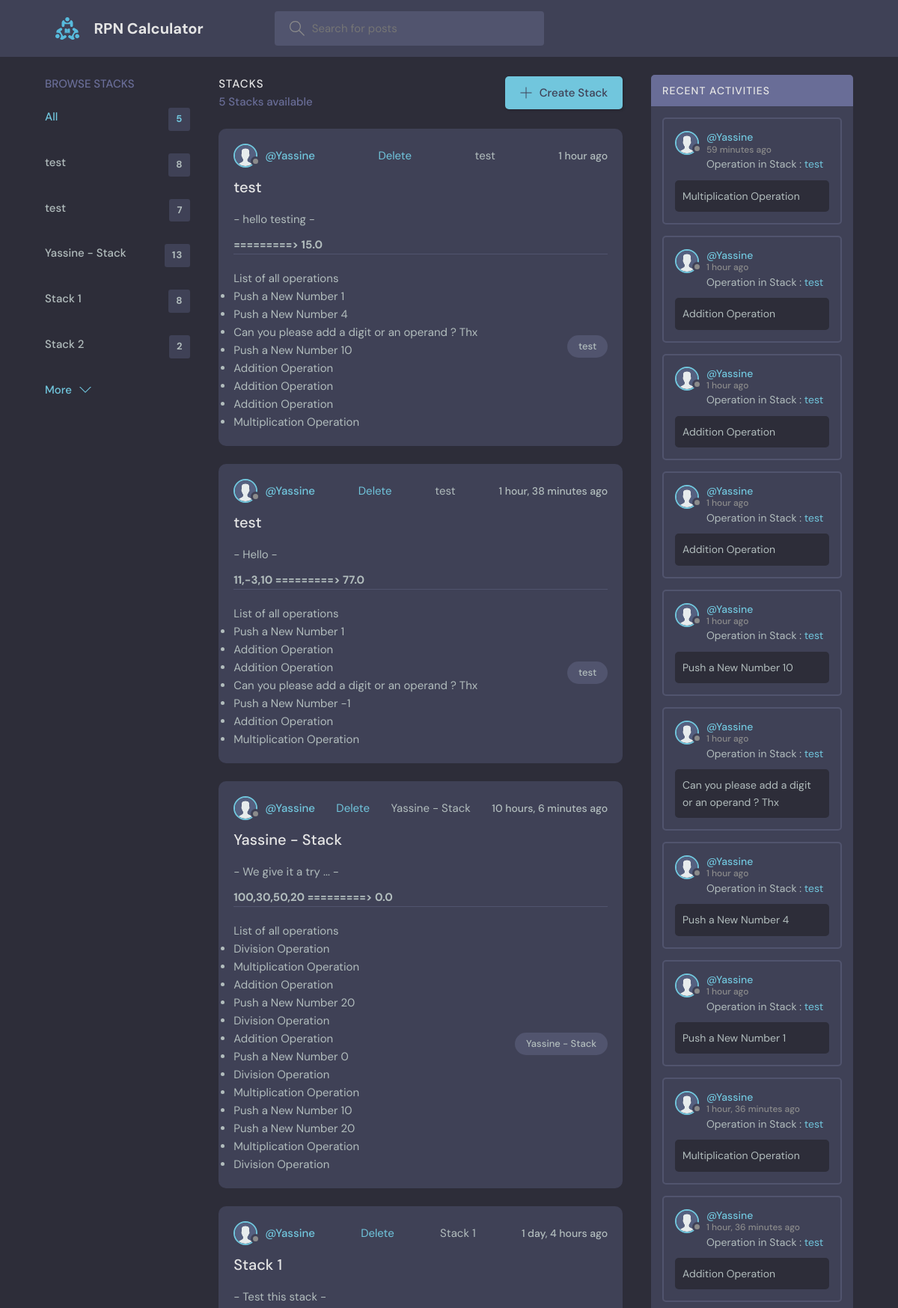
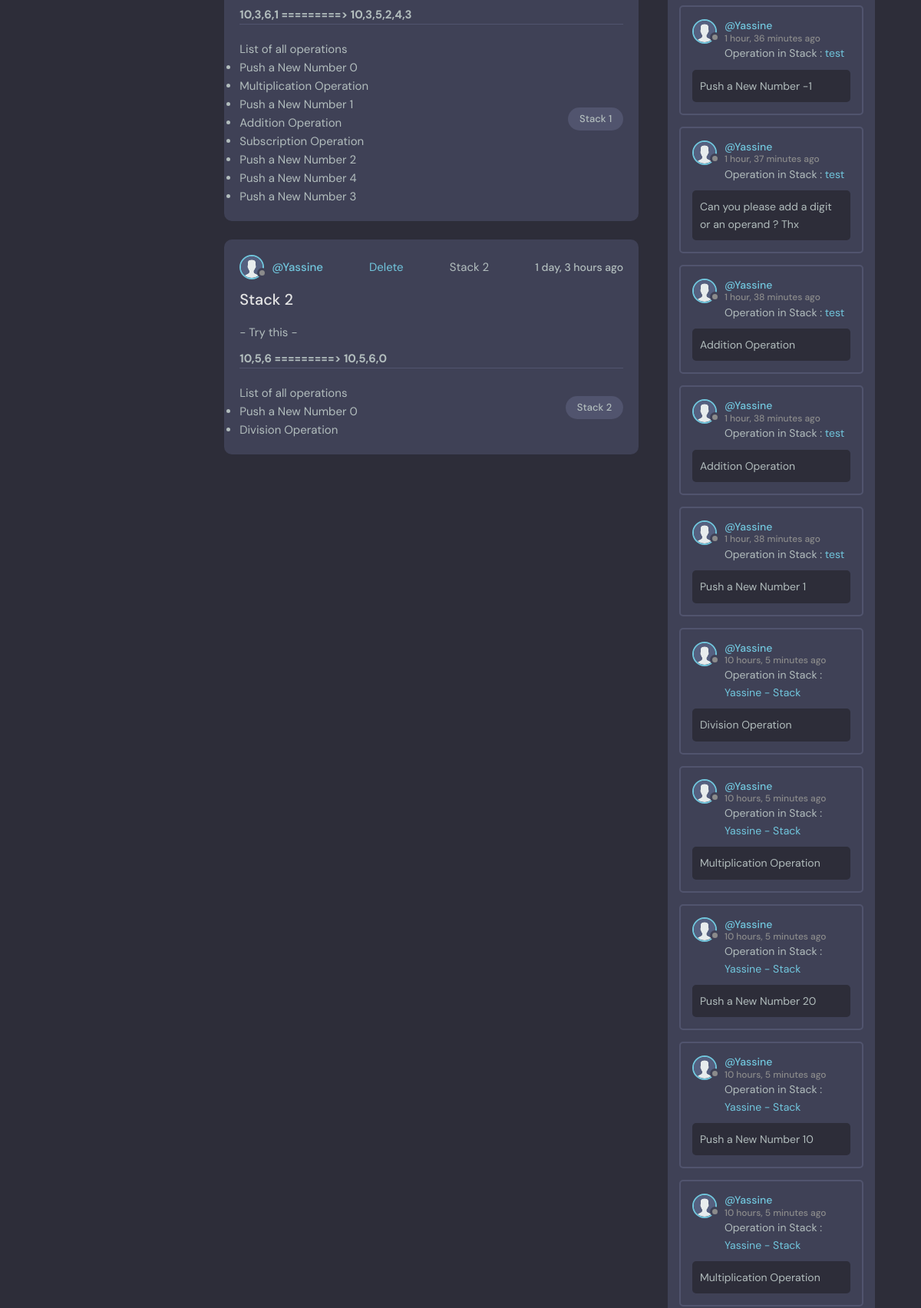
The page /rpn/ (upper part) on the database its author committed (2 pictures, top to bottom).
### base/models.py (models this page shows, shortened)
class Stackmodel(models.Model):
    name = models.CharField(max_length=200)
    body = models.TextField(null=True, blank=True)
    content = models.TextField()
    description = models.TextField(null=True, blank=True)
    updated = models.DateTimeField(auto_now=True)
    created = models.DateTimeField(auto_now_add=True)
    class Meta:
        ordering = ['-updated', '-created']

class Operation(models.Model):
    stackmodel = models.ForeignKey(Stackmodel, on_delete=models.CASCADE)
    body = models.TextField()
    old = models.TextField(null=True, blank=True)
    new = models.TextField(null=True, blank=True)
    action = models.TextField(null=True, blank=True)
    updated = models.DateTimeField(auto_now=True)
    created = models.DateTimeField(auto_now=True)

### base/views.py (the view)
# urls.py: 2. Add a URL to urlpatterns:  path('', views.home, name='home')
def home(request):
    q = request.GET.get('q') if request.GET.get('q') != None else ''
    stacks = Stackmodel.objects.filter(
        Q(name__icontains=q) |
        Q(description__icontains=q)
        )
    operations = Operation.objects.filter(Q(stackmodel__name__icontains=q)).order_by('-created')
    stack_count = stacks.count()
    context = {'stacks': stacks, 'stack_count': stack_count, "stack_operations": operations}
    return render(request, 'home.html', context)

### base/templates/base/home.html (shortened to what this page needs)
{% extends 'main.html' %}
{% block content %}
<main class="layout layout--3">
  <div class="container">
    {% include 'base/stacks_component.html' %}
    <div class="roomList">
      <div class="roomList__header">
        <div>
          <h2>Stacks</h2>
          <p>{{stack_count}} Stacks available</p>
        </div>
        <a class="btn btn--main" href="{% url 'create-stack' %}">
          <svg version="1.1" xmlns="http://www.w3.org/2000/svg" width="32" height="32" viewBox="0 0 32 32">
            <title>add</title>
            <path
              d="M16.943 0.943h-1.885v14.115h-14.115v1.885h14.115v14.115h1.885v-14.115h14.115v-1.885h-14.115v-14.115z">
            </path>
          </svg>
          Create Stack
        </a>
      </div>
      {% include 'base/feed_component.html' %}
    </div>
    {% include 'base/activity_component.html' %}
  </div>
</main>
{% endblock %}

### base/templates/base/stacks_component.html
<div class="topics">
    <div class="topics__header">
        <h2>Browse Stacks</h2>
    </div>
    <ul class="topics__list">
        <li>
            <a href="{% url 'home' %}" class="active">All <span>{{stacks.count}}</span></a>
        </li>
        {% for stack in stacks %}
        <li>
            <a href="{% url 'stack' stack.id%}">{{stack.name}}<span>{{stack.operation_set.all.count}}</span></a>
        </li>
        {% endfor %}
    </ul>
    <a class="btn btn--link" href="">
        More
        <svg version="1.1" xmlns="http://www.w3.org/2000/svg" width="32" height="32" viewBox="0 0 32 32">
            <title>chevron-down</title>
            <path d="M16 21l-13-13h-3l16 16 16-16h-3l-13 13z"></path>
        </svg>
    </a>
</div>

### base/templates/base/feed_component.html
{% load static %}
{% for stack in stacks %}
<div class="roomListRoom">
    <div class="roomListRoom__header">
        <a href="{% url 'stack' stack.id %}" class="roomListRoom__author">
            <div class="avatar avatar--small">
                <img src="{% static 'images/avatar.svg' %}" />
            </div>
            <p>@Yassine</p>
            <a href="{% url 'delete-stack' stack.id %}">Delete</a>
            <span>{{stack.name}}</span>
        </a>
        <div class="roomListRoom__actions">
            <span>{{stack.created|timesince}} ago</span>
        </div>
    </div>
    <div class="roomListRoom__content">
        <a href="{% url 'stack' stack.id %}">{{stack.name}}</a>
        <p> - {{stack.description}} - </p>
    </div>
    <div>
        <h5>{{stack.body}} =========> {{stack.content}}</h5>
    </div>
    <div class="roomListRoom__meta">
        <div class="roomListStackOperation__meta">
            <p>List of all operations</p>
            <ul>
            {% for operation in stack.operation_set.all%}
                <li>
                    {{operation.action}}
                </li>
            {% endfor %}
            </ul>
        </div>
        <p class="roomListRoom__topic">{{stack.name}}</p>
    </div>
</div>
{% endfor %}

### base/templates/base/activity_component.html
{% load static %}
<div class="activities">
    <div class="activities__header">
        <h2>Recent Activities</h2>
    </div>
    {% for message in stack_operations %}
    <div class="activities__box">
        <div class="activities__boxHeader roomListRoom__header">
            <a href="" class="roomListRoom__author">
                <div class="avatar avatar--small">
                    <img src="{% static 'images/avatar.svg' %}" />
                </div>
                <p>
                    @Yassine
                    <span>{{message.created|timesince}} ago</span>
                </p>
            </a>
        </div>
        <div class="activities__boxContent">
            <p>Operation in Stack : <a href="{% url 'stack' message.stackmodel.id %}">{{message.stackmodel.name}}</a></p>
            <div class="activities__boxRoomContent">{{message.action}}</div>
        </div>
    </div>
    {% endfor %}
</div>

### rows shown on the page
Stackmodel: name "test", operation_set.all.count "8", created "1 hour", description "hello testing", content "15.0"
Stackmodel: name "test", operation_set.all.count "7", created "1 hour, 38 minutes", description "Hello", body "11,-3,10", content "77.0"
Stackmodel: name "Yassine - Stack", operation_set.all.count "13", created "10 hours, 6 minutes", description "We give it a try ...", body "100,30,50,20", content "0.0"
Stackmodel: name "Stack 1", operation_set.all.count "8", created "1 day, 4 hours", description "Test this stack", body "10,3,6,1", content "10,3,5,2,4,3"
Stackmodel: name "Stack 2", operation_set.all.count "2", created "1 day, 3 hours", description "Try this", body "10,5,6", content "10,5,6,0"
Operation: action "Push a New Number 1", created "1 hour", stackmodel.name "test"
Operation: action "Push a New Number 4", created "1 hour", stackmodel.name "test"
Operation: action "Can you please add a digit or an operand ? Thx", created "1 hour", stackmodel.name "test"
Operation: action "Push a New Number 10", created "1 hour", stackmodel.name "test"
Operation: action "Addition Operation", created "1 hour", stackmodel.name "test"
Operation: action "Addition Operation", created "1 hour", stackmodel.name "test"
Operation: action "Addition Operation", created "1 hour", stackmodel.name "test"
Operation: action "Multiplication Operation", created "59 minutes", stackmodel.name "test"
Operation: action "Push a New Number 1", created "1 hour, 38 minutes", stackmodel.name "test"
Operation: action "Addition Operation", created "1 hour, 38 minutes", stackmodel.name "test"
Operation: action "Addition Operation", created "1 hour, 38 minutes", stackmodel.name "test"
Operation: action "Can you please add a digit or an operand ? Thx", created "1 hour, 37 minutes", stackmodel.name "test"
Operation: action "Push a New Number -1", created "1 hour, 36 minutes", stackmodel.name "test"
Operation: action "Addition Operation", created "1 hour, 36 minutes", stackmodel.name "test"
Operation: action "Multiplication Operation", created "1 hour, 36 minutes", stackmodel.name "test"
Operation: action "Division Operation"
Operation: action "Multiplication Operation"
Operation: action "Addition Operation"
Operation: action "Push a New Number 20"
Operation: action "Division Operation"
Operation: action "Addition Operation"
Operation: action "Push a New Number 0"
Operation: action "Division Operation"
Operation: action "Multiplication Operation", created "10 hours, 5 minutes", stackmodel.name "Yassine - Stack"
Operation: action "Push a New Number 10", created "10 hours, 5 minutes", stackmodel.name "Yassine - Stack"
Operation: action "Push a New Number 20", created "10 hours, 5 minutes", stackmodel.name "Yassine - Stack"
Operation: action "Multiplication Operation", created "10 hours, 5 minutes", stackmodel.name "Yassine - Stack"
Operation: action "Division Operation", created "10 hours, 5 minutes", stackmodel.name "Yassine - Stack"
Operation: action "Push a New Number 0"
Operation: action "Multiplication Operation"
Operation: action "Push a New Number 1"
Operation: action "Addition Operation"
Operation: action "Subscription Operation"
Operation: action "Push a New Number 2"
Operation: action "Push a New Number 4"
Operation: action "Push a New Number 3"
Operation: action "Push a New Number 0"
Operation: action "Division Operation"

### other values the page prints
{{ stacks.count }} "5"
{{ stack_count }} "5"
